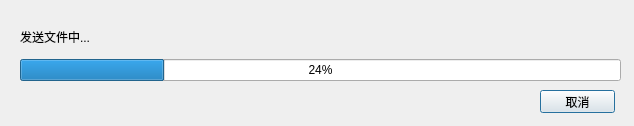
<?xml version="1.0" encoding="UTF-8"?>
<ui version="4.0">
 <class>DialogSendFile</class>
 <widget class="QDialog" name="DialogSendFile">
  <property name="geometry">
   <rect>
    <x>0</x>
    <y>0</y>
    <width>634</width>
    <height>126</height>
   </rect>
  </property>
  <property name="sizePolicy">
   <sizepolicy hsizetype="Fixed" vsizetype="Fixed">
    <horstretch>0</horstretch>
    <verstretch>0</verstretch>
   </sizepolicy>
  </property>
  <property name="minimumSize">
   <size>
    <width>634</width>
    <height>126</height>
   </size>
  </property>
  <property name="maximumSize">
   <size>
    <width>634</width>
    <height>126</height>
   </size>
  </property>
  <property name="windowTitle">
   <string>Dialog</string>
  </property>
  <widget class="QPushButton" name="pushButtonCancel">
   <property name="geometry">
    <rect>
     <x>540</x>
     <y>90</y>
     <width>75</width>
     <height>23</height>
    </rect>
   </property>
   <property name="text">
    <string>取消</string>
   </property>
  </widget>
  <widget class="QWidget" name="layoutWidget">
   <property name="geometry">
    <rect>
     <x>20</x>
     <y>20</y>
     <width>601</width>
     <height>61</height>
    </rect>
   </property>
   <layout class="QVBoxLayout" name="verticalLayout">
    <item>
     <widget class="QLabel" name="label">
      <property name="text">
       <string>发送文件中...</string>
      </property>
     </widget>
    </item>
    <item>
     <widget class="QProgressBar" name="progressBar">
      <property name="value">
       <number>24</number>
      </property>
     </widget>
    </item>
   </layout>
  </widget>
 </widget>
 <resources/>
 <connections/>
</ui>
